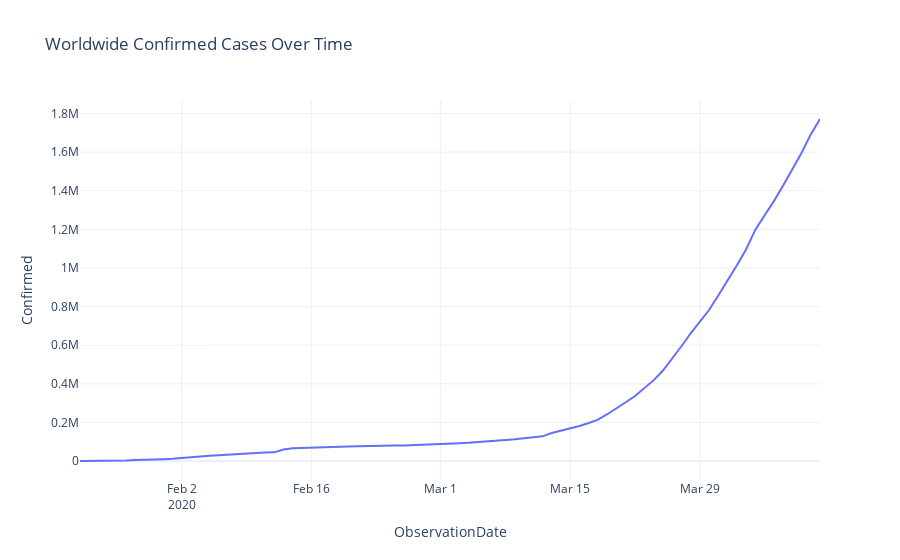
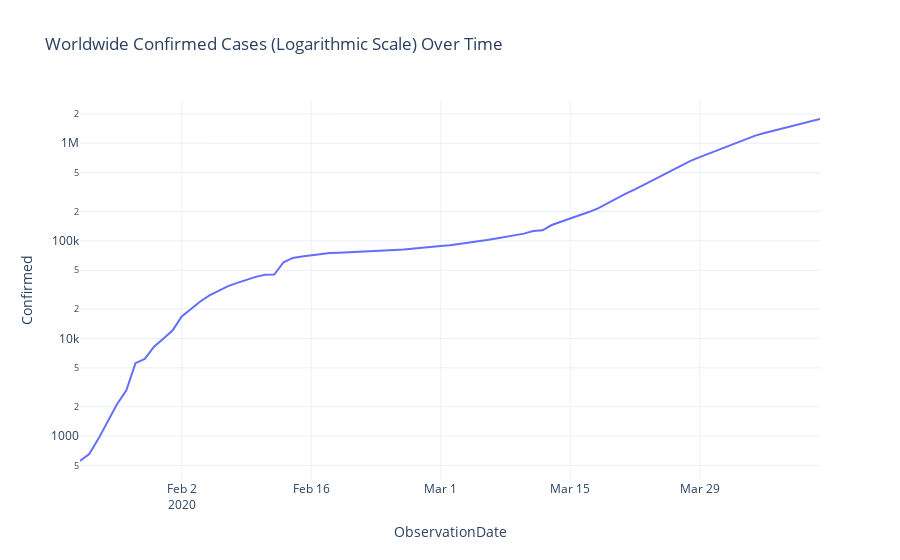

These figures' notebook cell, in order:
### Code cell
grouped = covid_data[['ObservationDate', 'Confirmed', 'Deaths']].groupby('ObservationDate').sum().reset_index()

fig = px.line(grouped, x="ObservationDate", y="Confirmed", 
              title="Worldwide Confirmed Cases Over Time")
fig.show()

fig = px.line(grouped, x="ObservationDate", y="Confirmed", 
              title="Worldwide Confirmed Cases (Logarithmic Scale) Over Time", 
              log_y=True)
fig.show()
